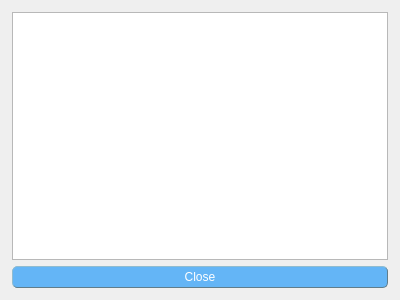
<?xml version="1.0" encoding="UTF-8"?>
<ui version="4.0">
 <class>HelpWindow</class>
 <widget class="QFrame" name="HelpWindow">
  <property name="geometry">
   <rect>
    <x>0</x>
    <y>0</y>
    <width>400</width>
    <height>300</height>
   </rect>
  </property>
  <property name="windowTitle">
   <string>Beam Theory Background</string>
  </property>
  <layout class="QVBoxLayout" name="verticalLayout">
   <property name="spacing">
    <number>6</number>
   </property>
   <property name="leftMargin">
    <number>12</number>
   </property>
   <property name="topMargin">
    <number>12</number>
   </property>
   <property name="rightMargin">
    <number>12</number>
   </property>
   <property name="bottomMargin">
    <number>12</number>
   </property>
   <item>
    <widget class="QTextBrowser" name="textBrowser">
     <property name="documentTitle">
      <string/>
     </property>
     <property name="readOnly">
      <bool>true</bool>
     </property>
     <property name="html">
      <string>&lt;!DOCTYPE HTML PUBLIC &quot;-//W3C//DTD HTML 4.0//EN&quot; &quot;http://www.w3.org/TR/REC-html40/strict.dtd&quot;&gt;
&lt;html&gt;&lt;head&gt;&lt;meta name=&quot;qrichtext&quot; content=&quot;1&quot; /&gt;&lt;style type=&quot;text/css&quot;&gt;
p, li { white-space: pre-wrap; }
&lt;/style&gt;&lt;/head&gt;&lt;body style=&quot; font-family:'.SF NS Text'; font-size:13pt; font-weight:400; font-style:normal;&quot;&gt;
&lt;p style=&quot;-qt-paragraph-type:empty; margin-top:0px; margin-bottom:0px; margin-left:0px; margin-right:0px; -qt-block-indent:0; text-indent:0px;&quot;&gt;&lt;br /&gt;&lt;/p&gt;&lt;/body&gt;&lt;/html&gt;</string>
     </property>
     <property name="acceptRichText">
      <bool>true</bool>
     </property>
     <property name="source">
      <url>
       <string>qrc:/docs/help/theory.html</string>
      </url>
     </property>
     <property name="openExternalLinks">
      <bool>true</bool>
     </property>
    </widget>
   </item>
   <item>
    <widget class="QPushButton" name="pushButton">
     <property name="styleSheet">
      <string notr="true">color: white;   border-style: outset;   background-color: #64B5F6;  border-style: outset;   border-width: 1px;  border-radius: 5px;   border-color: #607D8B;   font: bold 15 px;   padding: 3px;</string>
     </property>
     <property name="text">
      <string>Close</string>
     </property>
    </widget>
   </item>
  </layout>
 </widget>
 <resources/>
 <connections/>
</ui>
